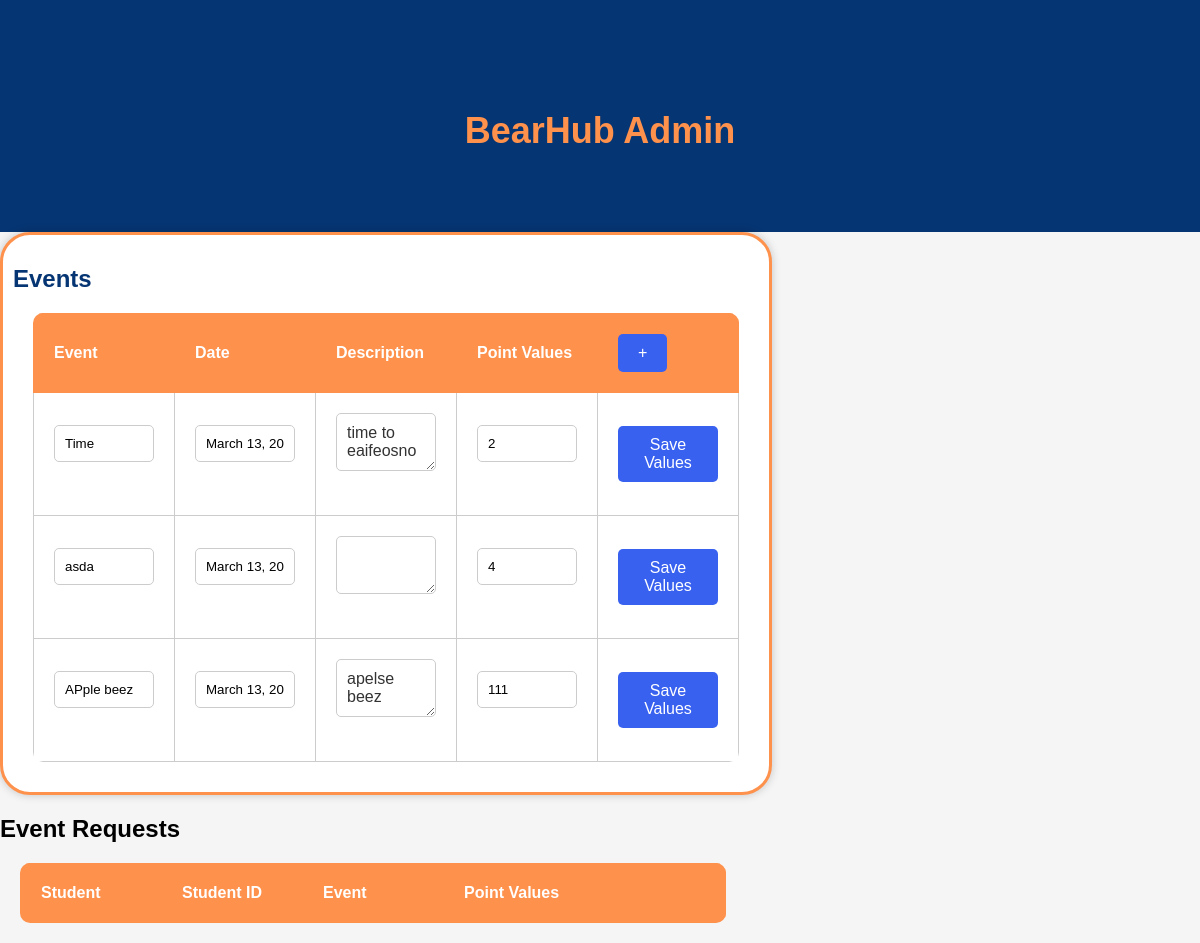
/BearHubHome/AdminPage/12345/, run on an earlier commit of the app's database.
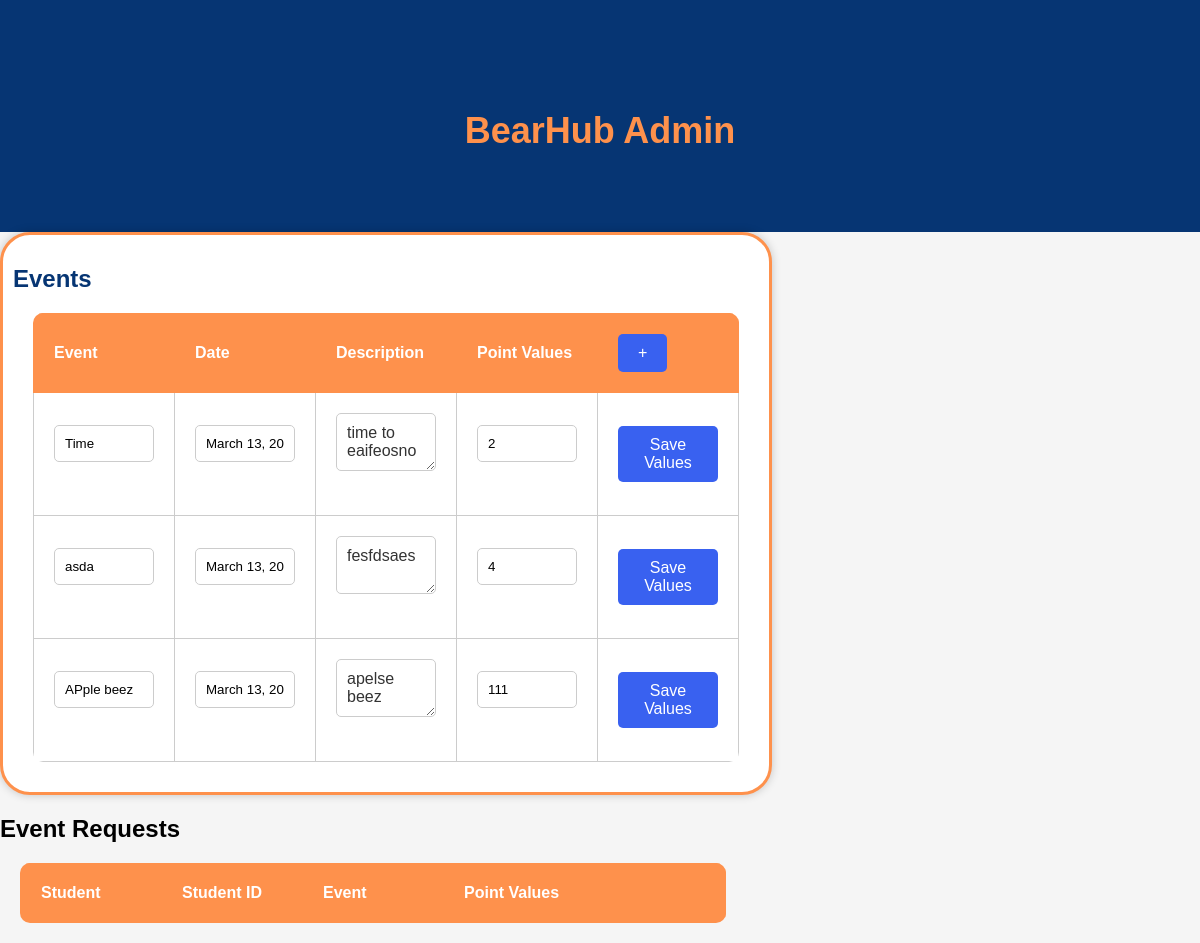
And on a later commit of the database.
### BearHubHome/models.py (models this page shows)
class Event(models.Model):
    name= models.CharField(max_length=64)
    date = models.DateField(max_length=24)
    point_value= models.IntegerField()
    students = models.ManyToManyField(Student, blank=True,related_name="event")
    description=models.TextField(max_length=512)

### BearHubHome/views.py (the view)
# urls.py: path('AdminPage/<int:user_id>/',views.AdminPage,name="adpage"),
def AdminPage(request, user_id):
    try:
        user = AdminUser.objects.get(pk=user_id)
        events = Event.objects.all()
        eventRequests = EventRequest.objects.all()
        return render(request, "HII/AdminPage.html", {"user": user, "events": events,"eventRequests":eventRequests})
    except AdminUser.DoesNotExist:
        return HttpResponseRedirect(reverse("bear:adminLogIn"))

### BearHubHome/templates/HII/AdminPage.html (shortened to what this page needs)
{% load static %}
<!DOCTYPE html>
<html lang="en">
<head>
	<link href="{% static 'style.css' %}" rel="stylesheet">
</head>
<body>
	<header>
		<h1>BearHub Admin</h1>
	</header>
	<div class="containera">
		<h2 class="table-title">Events</h2>
		<table id="event-table">
			<tr>
				<th>Event</th>
				<th>Date</th>
				<th>Description</th>
				<th>Point Values</th>
				<th><button class="add-event-btn">+</button></th>
			</tr>
			{% for event in events %}
			<tr>
				<td id="eventname"><input type="text" class = "eventname" value= "{{ event.name }}"></td>
				<td id="date"><input type="text" class = "date" value= "{{ event.date }}"></td>
				<td id="description">
					<textarea class="description">{{ event.description }}</textarea>
				</td>
				<td id="points"><input type="text"class = "points" value= "{{ event.point_value }}"></td>
				<td><button class="edit-value-btn">Save Values</button></td>
			</tr>
			{% endfor %}
		</table>
	</div>
	<div>
		<h2 >Event Requests</h2>
		<table>
			<tr>
				<th>Student</th>
				<th>Student ID</th>
				<th>Event </th>
				<th>Point Values</th>
				<th></th>
			</tr>
		</table>
	</div>
</body>
</html>

What changed in the data, as far as the page shows it:
changed Event "asda": description (not shown) → "fesfdsaes"
